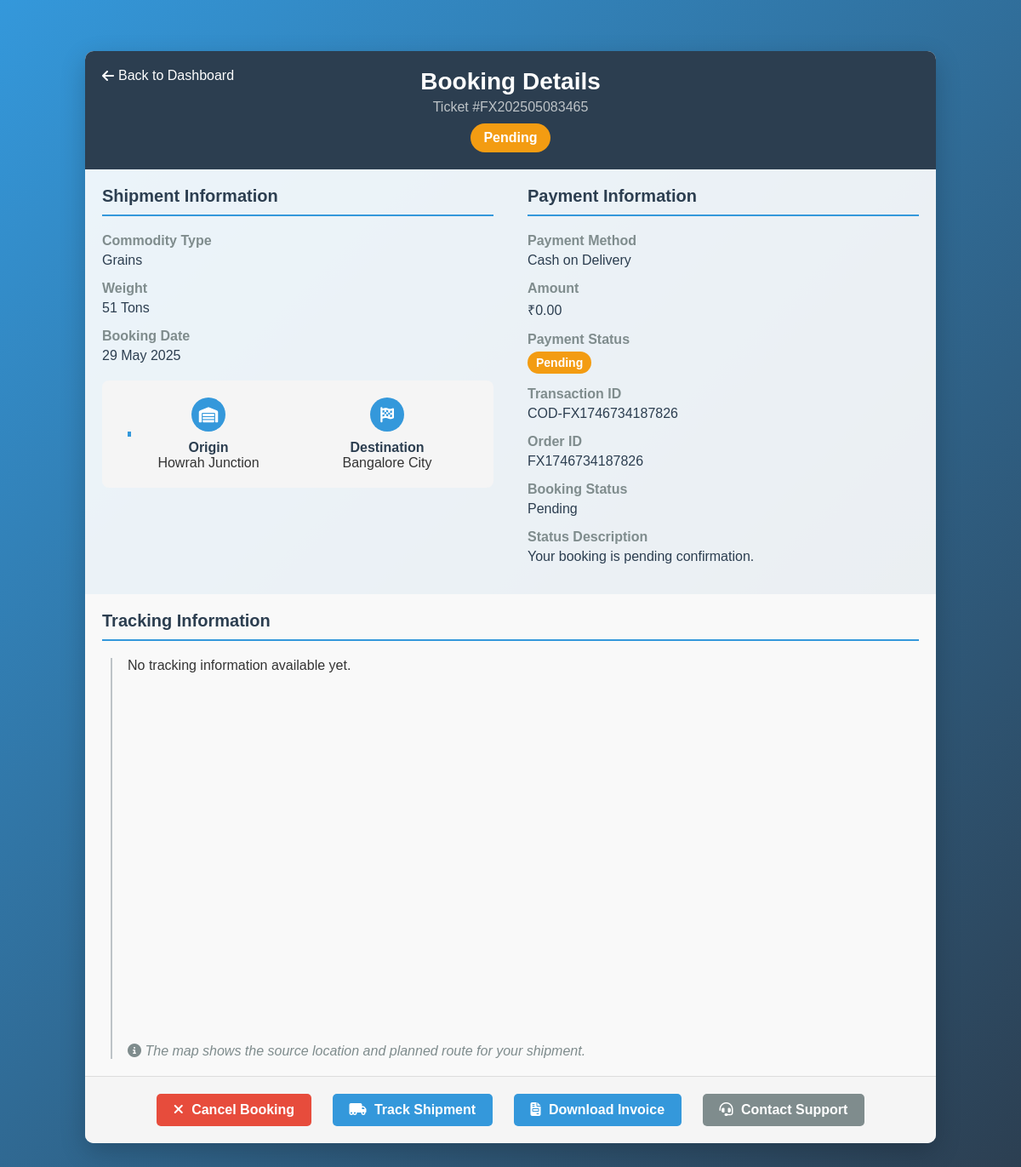
The app's page /view_booking_details.php?id=1 (signed in) with its own data.
### tables this page shows
CREATE TABLE `payment_transactions` (
  `id` int(11) NOT NULL,
  `booking_id` int(11) NOT NULL,
  `user_id` int(11) NOT NULL,
  `payment_method` varchar(50) NOT NULL,
  `amount` decimal(10,2) NOT NULL,
  `currency` varchar(10) NOT NULL DEFAULT 'INR',
  `transaction_id` varchar(100) DEFAULT NULL,
  `order_id` varchar(100) DEFAULT NULL,
  `payment_status` enum('pending','completed','failed','refunded') NOT NULL DEFAULT 'pending',
  `gateway_response` text DEFAULT NULL,
  `created_at` timestamp NOT NULL DEFAULT current_timestamp(),
  `updated_at` timestamp NOT NULL DEFAULT current_timestamp() ON UPDATE current_timestamp()
);

CREATE TABLE `bookings` (
  `id` int(11) NOT NULL,
  `user_id` int(11) NOT NULL,
  `commodity_type` varchar(100) NOT NULL,
  `weight` float NOT NULL,
  `source` varchar(100) NOT NULL,
  `destination` varchar(100) NOT NULL,
  `booking_date` date NOT NULL,
  `delivery_method` varchar(50) DEFAULT NULL,
  `notes` text DEFAULT NULL,
  `delivery_date` date DEFAULT NULL,
  `price` decimal(10,2) NOT NULL,
  `status` enum('pending','confirmed','in_transit','delivered','cancelled') DEFAULT 'pending',
  `payment_status` enum('pending','completed','failed','refunded') NOT NULL DEFAULT 'pending',
  `payment_id` varchar(100) DEFAULT NULL,
  `order_id` varchar(100) DEFAULT NULL,
  `payment_method` varchar(50) DEFAULT NULL,
  `ticket_number` varchar(20) DEFAULT NULL,
  `cancellation_reason` text DEFAULT NULL,
  `cancelled_at` timestamp NULL DEFAULT NULL,
  `created_at` timestamp NOT NULL DEFAULT current_timestamp()
);

### view_booking_details.php (the view, shortened to what this page needs)
<?php
include 'db_connect.php';
$booking_id = $_GET['id'];
$user_id = $_SESSION['user_id'];
$stmt = $conn->prepare("SELECT b.*, pt.payment_method, pt.transaction_id, pt.payment_status as payment_transaction_status,
                        pt.gateway_response, pt.created_at as payment_date
                        FROM bookings b
                        LEFT JOIN payment_transactions pt ON b.id = pt.booking_id
                        WHERE b.id = ? AND b.user_id = ?");
$stmt->bind_param("ii", $booking_id, $user_id);
$stmt->execute();
$result = $stmt->get_result();
$booking = $result->fetch_assoc();
$payment_methods = [
    'razorpay' => 'Razorpay',
    'paytm' => 'Paytm',
    'paypal' => 'PayPal',
    'stripe' => 'Stripe',
    'cod' => 'Cash on Delivery',
    'bank_transfer' => 'Bank Transfer'
];
$payment_method_display = $payment_methods[$booking['payment_method']] ?? ucfirst($booking['payment_method'] ?? 'Unknown');
$status_descriptions = [
    'pending' => 'Your booking is pending confirmation.',
    'confirmed' => 'Your booking has been confirmed and is being processed.',
    'in_transit' => 'Your shipment is in transit.',
    'delivered' => 'Your shipment has been delivered successfully.',
    'cancelled' => 'This booking has been cancelled.'
];
$tracking_events = [];
usort($tracking_events, function($a, $b) {
    return strtotime($b['date']) - strtotime($a['date']);
});
?>
<!DOCTYPE html>
<html lang="en">
<head>
    <link rel="stylesheet" href="https://cdnjs.cloudflare.com/ajax/libs/font-awesome/6.4.0/css/all.min.css">
</head>
<body>
    <div class="container">
        <div class="header">
            <a href="user_dashboard.php" class="back-link"><i class="fas fa-arrow-left"></i> Back to Dashboard</a>
            <h1>Booking Details</h1>
            <div class="booking-id">Ticket #<?php echo htmlspecialchars($booking['ticket_number']); ?></div>
            <div class="status-badge"><?php echo ucfirst(htmlspecialchars($booking['status'])); ?></div>
        </div>
        <div class="content">
            <div class="booking-details">
                <h2 class="section-title">Shipment Information</h2>
                <div class="detail-item">
                    <div class="detail-label">Commodity Type</div>
                    <div class="detail-value"><?php echo htmlspecialchars($booking['commodity_type']); ?></div>
                </div>
                <div class="detail-item">
                    <div class="detail-label">Weight</div>
                    <div class="detail-value"><?php echo htmlspecialchars($booking['weight']); ?> Tons</div>
                </div>
                <div class="detail-item">
                    <div class="detail-label">Booking Date</div>
                    <div class="detail-value"><?php echo date('d M Y', strtotime($booking['booking_date'])); ?></div>
                </div>
                <div class="route-info">
                    <div class="route-line"></div>
                    <div class="route-points">
                        <div class="route-point">
                            <div class="point-icon"><i class="fas fa-warehouse"></i></div>
                            <div class="point-label">Origin</div>
                            <div><?php echo htmlspecialchars($booking['source']); ?></div>
                        </div>
                        <div class="route-point">
                            <div class="point-icon"><i class="fas fa-flag-checkered"></i></div>
                            <div class="point-label">Destination</div>
                            <div><?php echo htmlspecialchars($booking['destination']); ?></div>
                        </div>
                    </div>
                </div>
            </div>
            <div class="payment-details">
                <h2 class="section-title">Payment Information</h2>
                <div class="detail-item">
                    <div class="detail-label">Payment Method</div>
                    <div class="detail-value"><?php echo htmlspecialchars($payment_method_display); ?></div>
                </div>
                <div class="detail-item">
                    <div class="detail-label">Amount</div>
                    <div class="detail-value">₹<?php echo number_format($booking['price'], 2); ?></div>
                </div>
                <div class="detail-item">
                    <div class="detail-label">Payment Status</div>
                    <div class="detail-value">
                        <span class="payment-badge"><?php echo ucfirst(htmlspecialchars($booking['payment_status'])); ?></span>
                    </div>
                </div>
                <?php if (!empty($booking['transaction_id'])): ?>
                <div class="detail-item">
                    <div class="detail-label">Transaction ID</div>
                    <div class="detail-value"><?php echo htmlspecialchars($booking['transaction_id']); ?></div>
                </div>
                <?php endif; ?>
                <div class="detail-item">
                    <div class="detail-label">Order ID</div>
                    <div class="detail-value"><?php echo htmlspecialchars($booking['order_id']); ?></div>
                </div>
                <div class="detail-item">
                    <div class="detail-label">Booking Status</div>
                    <div class="detail-value"><?php echo ucfirst(htmlspecialchars($booking['status'])); ?></div>
                </div>
                <?php if (!empty($status_descriptions[$booking['status']])): ?>
                <div class="detail-item">
                    <div class="detail-label">Status Description</div>
                    <div class="detail-value"><?php echo htmlspecialchars($status_descriptions[$booking['status']]); ?></div>
                </div>
                <?php endif; ?>
            </div>
        </div>
       <div class="tracking-section">
    <h2 class="tracking-title">Tracking Information</h2>
    <div class="tracking-timeline">
        <div class="timeline-line"></div>
        <?php if (empty($tracking_events)): ?>
            <p>No tracking information available yet.</p>
            <div id="map" style="width: 100%; height: 400px; margin-top: 20px; border-radius: 8px;"></div>
            <p style="margin-top: 15px; color: #7f8c8d; font-style: italic;">
                <i class="fas fa-info-circle"></i> The map shows the source location and planned route for your shipment.
            </p>
        <?php endif; ?>
    </div>
</div>
        <div class="actions">
    <?php if ($booking['status'] == 'pending'): ?>
        <a href="cancel_booking.php?id=<?php echo $booking_id; ?>" class="btn btn-danger" onclick="return confirm('Are you sure you want to cancel this booking?');">
            <i class="fas fa-times"></i> Cancel Booking
        </a>
    <?php endif; ?>
    <a href="track_shipment.php?ticket_number=<?php echo urlencode($booking['ticket_number']); ?>" class="btn">
        <i class="fas fa-truck-moving"></i> Track Shipment
    </a>
    <a href="download_invoice.php?id=<?php echo $booking_id; ?>" class="btn">
        <i class="fas fa-file-invoice"></i> Download Invoice
    </a>
    <a href="contact_support.php?booking_id=<?php echo $booking_id; ?>" class="btn btn-secondary">
        <i class="fas fa-headset"></i> Contact Support
    </a>
</div>
    </div>
</body>
</html>

### records on screen
payment_transactions: booking.ticket_number "FX202505083465", booking.status "Pending", booking.commodity_type "Grains", booking.weight "51", booking.booking_date "29 May 2025", booking.source "Howrah Junction", booking.destination "Bangalore City", payment_method "Cash on Delivery", booking.price "0.00", booking.payment_status "Pending", transaction "COD-FX1746734187826", booking.order_id "FX1746734187826", booking.status "Your booking is pending confirmation."
